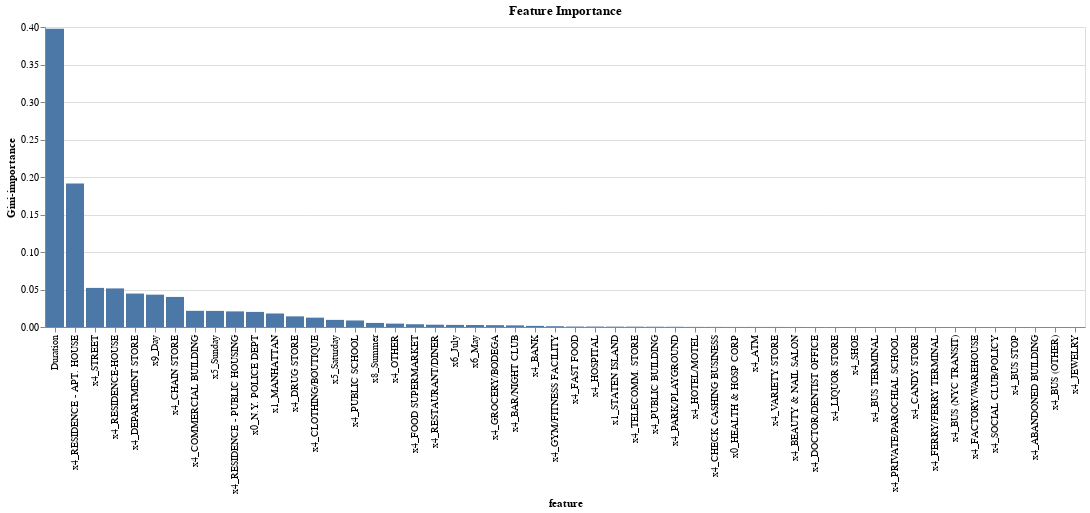

The notebook cell this image was saved under:
### Code cell
alt.Chart(df_top_features).mark_bar().encode(
    x=alt.Y('feature:N',sort='-y'),
    y='Gini-importance:Q',
    tooltip=['feature','Gini-importance']
).properties(title="Feature Importance")

### Figure 1 — Vega-Lite specification as saved in the notebook (floating-point values rounded to 4 significant figures)
{"config": {"view": {"continuousWidth": 400, "continuousHeight": 300}}, "data": {"name": "data-472ee6ea9a2844fb9aeb20642d0f1186"}, "mark": "bar", "encoding": {"tooltip": [{"type": "nominal", "field": "feature"}, {"type": "quantitative", "field": "Gini-importance"}], "x": {"type": "nominal", "field": "feature", "sort": "-y"}, "y": {"type": "quantitative", "field": "Gini-importance"}}, "title": "Feature Importance", "$schema": "https://vega.github.io/schema/vega-lite/v4.8.1.json", "datasets": {"data-472ee6ea9a2844fb9aeb20642d0f1186": [{"Gini-importance": 0.3976, "feature": "Duration"}, {"Gini-importance": 8.789e-05, "feature": "x0_HEALTH & HOSP CORP"}, {"Gini-importance": 0.02011, "feature": "x0_N.Y. POLICE DEPT"}, {"Gini-importance": 0.01801, "feature": "x1_MANHATTAN"}, {"Gini-importance": 0.0004653, "feature": "x1_STATEN ISLAND"}, {"Gini-importance": 4.169e-08, "feature": "x4_ABANDONED BUILDING"}, {"Gini-importance": 8.404e-05, "feature": "x4_ATM"}, {"Gini-importance": 0.00149, "feature": "x4_BANK"}, {"Gini-importance": 0.002159, "feature": "x4_BAR/NIGHT CLUB"}, {"Gini-importance": 5.235e-05, "feature": "x4_BEAUTY & NAIL SALON"}, {"Gini-importance": 1.43e-06, "feature": "x4_BUS (NYC TRANSIT)"}, {"Gini-importance": 0.0, "feature": "x4_BUS (OTHER)"}, {"Gini-importance": 5.289e-07, "feature": "x4_BUS STOP"}, {"Gini-importance": 1.851e-05, "feature": "x4_BUS TERMINAL"}, {"Gini-importance": 5.732e-06, "feature": "x4_CANDY STORE"}, {"Gini-importance": 0.0401, "feature": "x4_CHAIN STORE"}, {"Gini-importance": 0.0001258, "feature": "x4_CHECK CASHING BUSINESS"}, {"Gini-importance": 0.01247, "feature": "x4_CLOTHING/BOUTIQUE"}, {"Gini-importance": 0.02157, "feature": "x4_COMMERCIAL BUILDING"}, {"Gini-importance": 0.04458, "feature": "x4_DEPARTMENT STORE"}, {"Gini-importance": 2.693e-05, "feature": "x4_DOCTOR/DENTIST OFFICE"}, {"Gini-importance": 0.0142, "feature": "x4_DRUG STORE"}, {"Gini-importance": 1.239e-06, "feature": "x4_FACTORY/WAREHOUSE"}, {"Gini-importance": 0.0005788, "feature": "x4_FAST FOOD"}, {"Gini-importance": 1.953e-06, "feature": "x4_FERRY/FERRY TERMINAL"}, {"Gini-importance": 0.003676, "feature": "x4_FOOD SUPERMARKET"}, {"Gini-importance": 0.002451, "feature": "x4_GROCERY/BODEGA"}, {"Gini-importance": 0.001027, "feature": "x4_GYM/FITNESS FACILITY"}, {"Gini-importance": 0.0005729, "feature": "x4_HOSPITAL"}, {"Gini-importance": 0.0001446, "feature": "x4_HOTEL/MOTEL"}, {"Gini-importance": 0.0, "feature": "x4_JEWELRY"}, {"Gini-importance": 2.583e-05, "feature": "x4_LIQUOR STORE"}, {"Gini-importance": 0.004508, "feature": "x4_OTHER"}, {"Gini-importance": 0.0002844, "feature": "x4_PARK/PLAYGROUND"}, {"Gini-importance": 7.992e-06, "feature": "x4_PRIVATE/PAROCHIAL SCHOOL"}, {"Gini-importance": 0.000371, "feature": "x4_PUBLIC BUILDING"}, {"Gini-importance": 0.008708, "feature": "x4_PUBLIC SCHOOL"}, {"Gini-importance": 0.1915, "feature": "x4_RESIDENCE - APT. HOUSE"}, {"Gini-importance": 0.02082, "feature": "x4_RESIDENCE - PUBLIC HOUSING"}, {"Gini-importance": 0.05146, "feature": "x4_RESIDENCE-HOUSE"}, {"Gini-importance": 0.003065, "feature": "x4_RESTAURANT/DINER"}, {"Gini-importance": 2.138e-05, "feature": "x4_SHOE"}, {"Gini-importance": 1.078e-06, "feature": "x4_SOCIAL CLUB/POLICY"}, {"Gini-importance": 0.05214, "feature": "x4_STREET"}, {"Gini-importance": 0.000441, "feature": "x4_TELECOMM. STORE"}, {"Gini-importance": 6.5e-05, "feature": "x4_VARIETY STORE"}, {"Gini-importance": 0.009496, "feature": "x5_Saturday"}, {"Gini-importance": 0.02146, "feature": "x5_Sunday"}, {"Gini-importance": 0.002789, "feature": "x6_July"}, {"Gini-importance": 0.002673, "feature": "x6_May"}, {"Gini-importance": 0.005441, "feature": "x8_Summer"}, {"Gini-importance": 0.04313, "feature": "x9_Day"}]}}
